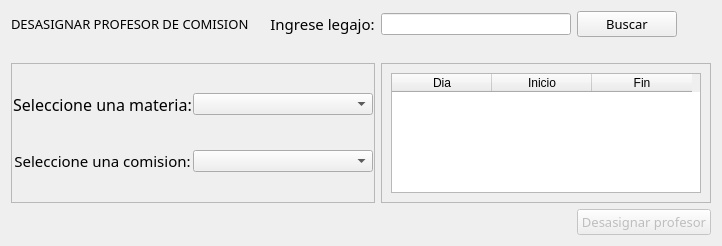
             <widget class="QWidget" name="page_desasig_comi_profe">
              <layout class="QGridLayout" name="gridLayout_30">
               <item row="0" column="0">
                <widget class="QLabel" name="label_55">
                 <property name="font">
                  <font>
                   <family>Segoe UI Semibold</family>
                   <pointsize>10</pointsize>
                  </font>
                 </property>
                 <property name="text">
                  <string>DESASIGNAR PROFESOR DE COMISION</string>
                 </property>
                </widget>
               </item>
               <item row="0" column="3">
                <widget class="QLineEdit" name="input_legajo_profe_desasig_comi">
                 <property name="sizePolicy">
                  <sizepolicy hsizetype="Preferred" vsizetype="Fixed">
                   <horstretch>0</horstretch>
                   <verstretch>0</verstretch>
                  </sizepolicy>
                 </property>
                </widget>
               </item>
               <item row="0" column="4">
                <widget class="QPushButton" name="btn_buscar_desasig_profe_comi">
                 <property name="maximumSize">
                  <size>
                   <width>100</width>
                   <height>16777215</height>
                  </size>
                 </property>
                 <property name="font">
                  <font>
                   <family>Segoe UI Semibold</family>
                   <pointsize>10</pointsize>
                  </font>
                 </property>
                 <property name="text">
                  <string>Buscar</string>
                 </property>
                </widget>
               </item>
               <item row="1" column="3">
                <widget class="QLabel" name="label_error_legajo_desasig_profe_comi">
                 <property name="maximumSize">
                  <size>
                   <width>16777215</width>
                   <height>20</height>
                  </size>
                 </property>
                 <property name="styleSheet">
                  <string notr="true">color: red;</string>
                 </property>
                 <property name="text">
                  <string/>
                 </property>
                 <property name="alignment">
                  <set>Qt::AlignLeading|Qt::AlignLeft|Qt::AlignTop</set>
                 </property>
                </widget>
               </item>
               <item row="2" column="3" colspan="2">
                <widget class="QFrame" name="frame_9">
                 <property name="minimumSize">
                  <size>
                   <width>330</width>
                   <height>0</height>
                  </size>
                 </property>
                 <property name="frameShape">
                  <enum>QFrame::StyledPanel</enum>
                 </property>
                 <property name="frameShadow">
                  <enum>QFrame::Raised</enum>
                 </property>
                 <layout class="QGridLayout" name="gridLayout_28">
                  <item row="0" column="0">
                   <widget class="QTableWidget" name="tW_desasig_profe">
                    <property name="maximumSize">
                     <size>
                      <width>16777215</width>
                      <height>120</height>
                     </size>
                    </property>
                    <column>
                     <property name="text">
                      <string>Dia</string>
                     </property>
                     <property name="textAlignment">
                      <set>AlignCenter</set>
                     </property>
                    </column>
                    <column>
                     <property name="text">
                      <string>Inicio</string>
                     </property>
                    </column>
                    <column>
                     <property name="text">
                      <string>Fin</string>
                     </property>
                    </column>
                   </widget>
                  </item>
                 </layout>
                </widget>
               </item>
               <item row="3" column="0" colspan="2">
                <widget class="QLabel" name="label_informe_desasig_profe_comi">
                 <property name="font">
                  <font>
                   <family>Segoe UI Semibold</family>
                   <pointsize>10</pointsize>
                  </font>
                 </property>
                 <property name="text">
                  <string/>
                 </property>
                 <property name="alignment">
                  <set>Qt::AlignCenter</set>
                 </property>
                </widget>
               </item>
               <item row="0" column="2">
                <widget class="QLabel" name="label_54">
                 <property name="font">
                  <font>
                   <family>Segoe UI Semibold</family>
                   <pointsize>11</pointsize>
                  </font>
                 </property>
                 <property name="text">
                  <string>Ingrese legajo:</string>
                 </property>
                 <property name="alignment">
                  <set>Qt::AlignCenter</set>
                 </property>
                </widget>
               </item>
               <item row="2" column="0" colspan="3">
                <widget class="QFrame" name="frame_10">
                 <property name="maximumSize">
                  <size>
                   <width>400</width>
                   <height>16777215</height>
                  </size>
                 </property>
                 <property name="frameShape">
                  <enum>QFrame::StyledPanel</enum>
                 </property>
                 <property name="frameShadow">
                  <enum>QFrame::Raised</enum>
                 </property>
                 <layout class="QGridLayout" name="gridLayout_29">
                  <property name="leftMargin">
                   <number>1</number>
                  </property>
                  <property name="topMargin">
                   <number>1</number>
                  </property>
                  <property name="rightMargin">
                   <number>1</number>
                  </property>
                  <property name="bottomMargin">
                   <number>1</number>
                  </property>
                  <property name="horizontalSpacing">
                   <number>1</number>
                  </property>
                  <item row="1" column="0">
                   <widget class="QLabel" name="label_info_dni_en_7">
                    <property name="enabled">
                     <bool>true</bool>
                    </property>
                    <property name="font">
                     <font>
                      <family>Segoe UI Semibold</family>
                      <pointsize>11</pointsize>
                     </font>
                    </property>
                    <property name="text">
                     <string>Seleccione una comision:</string>
                    </property>
                    <property name="alignment">
                     <set>Qt::AlignCenter</set>
                    </property>
                   </widget>
                  </item>
                  <item row="0" column="0">
                   <widget class="QLabel" name="label_info_nombre_en_8">
                    <property name="enabled">
                     <bool>true</bool>
                    </property>
                    <property name="maximumSize">
                     <size>
                      <width>200</width>
                      <height>16777215</height>
                     </size>
                    </property>
                    <property name="font">
                     <font>
                      <family>Segoe UI Semibold</family>
                      <pointsize>12</pointsize>
                     </font>
                    </property>
                    <property name="text">
                     <string>Seleccione una materia:</string>
                    </property>
                    <property name="alignment">
                     <set>Qt::AlignCenter</set>
                    </property>
                   </widget>
                  </item>
                  <item row="1" column="1">
                   <widget class="QComboBox" name="cb_comi_desasig_profe_comi">
                    <property name="minimumSize">
                     <size>
                      <width>180</width>
                      <height>0</height>
                     </size>
                    </property>
                    <property name="maximumSize">
                     <size>
                      <width>120</width>
                      <height>16777215</height>
                     </size>
                    </property>
                   </widget>
                  </item>
                  <item row="0" column="1">
                   <widget class="QComboBox" name="cb_mat_desasig_profe_comi">
                    <property name="minimumSize">
                     <size>
                      <width>180</width>
                      <height>0</height>
                     </size>
                    </property>
                    <property name="maximumSize">
                     <size>
                      <width>120</width>
                      <height>16777215</height>
                     </size>
                    </property>
                   </widget>
                  </item>
                 </layout>
                </widget>
               </item>
               <item row="3" column="4">
                <widget class="QPushButton" name="btn_desasig_profesor_comi">
                 <property name="enabled">
                  <bool>false</bool>
                 </property>
                 <property name="font">
                  <font>
                   <family>Segoe UI Semibold</family>
                   <pointsize>10</pointsize>
                  </font>
                 </property>
                 <property name="text">
                  <string>Desasignar profesor</string>
                 </property>
                </widget>
               </item>
              </layout>
             </widget>
